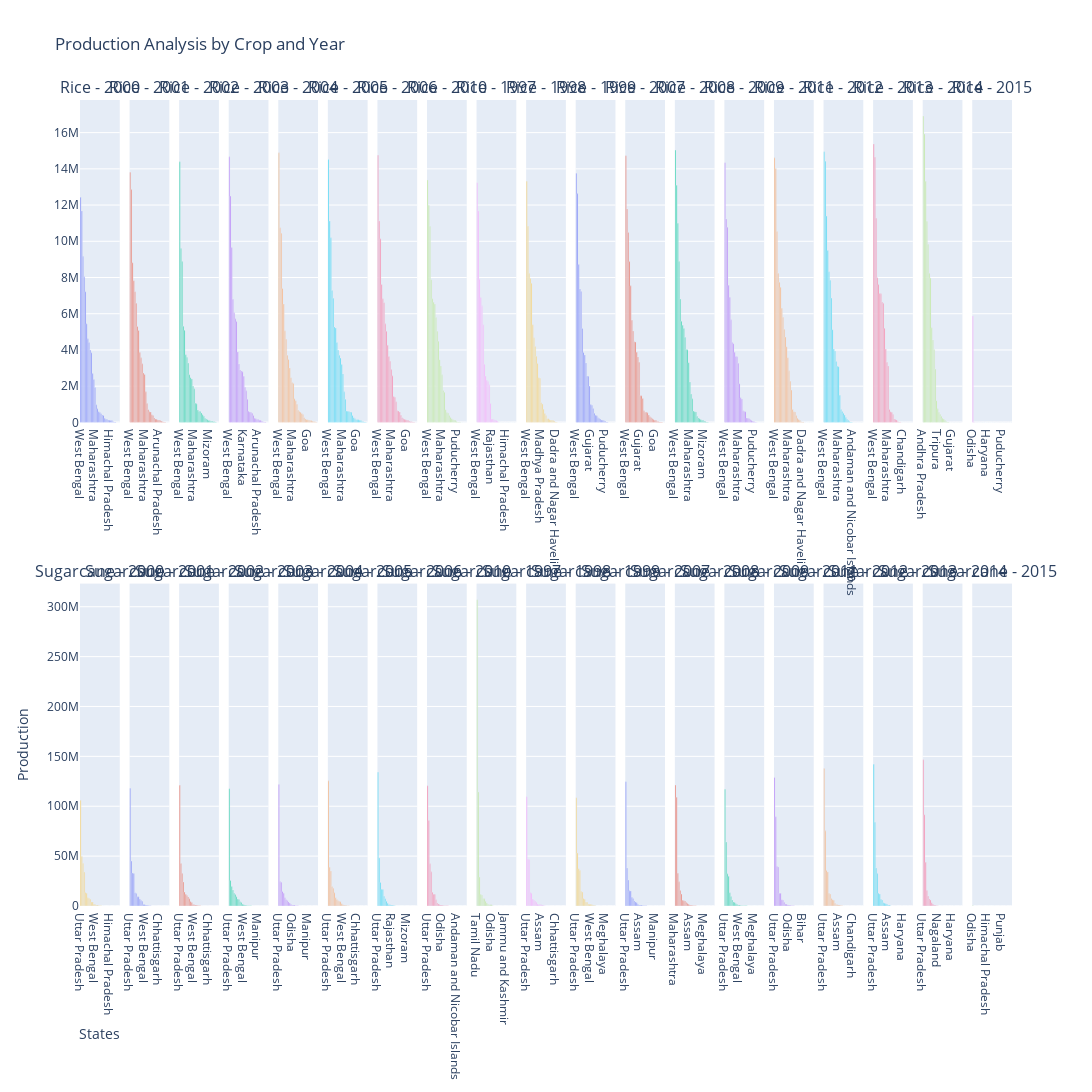

Notebook code for this chart:
### Code cell
fig = make_subplots(rows=len(crops_to_be_analysed), cols=len(years), 
                    subplot_titles=[f'{crop} - {year}' for crop in crops_to_be_analysed for year in years],
                    shared_yaxes=True, vertical_spacing=0.2, 
                    )  


for i, crop in enumerate(crops_to_be_analysed):
    for j, year in enumerate(years):
        pro = []
        state_pro_dict = {}  
        
        for state in states:
           
            subset = df[(df['Crop'] == crop) & (df['Crop_Year'] == year) & (df['State_Name'] == state)]
            
            production_sum = subset['Production'].sum()
            state_pro_dict[state] = production_sum
        
      
        sorted_states = sorted(state_pro_dict, key=lambda k: state_pro_dict[k], reverse=True)
        sorted_pro = [state_pro_dict[state] for state in sorted_states]
        
      
        fig.add_trace(go.Bar(x=sorted_states, y=sorted_pro, name=f'{crop} - {year}'), row=i+1, col=j+1)


fig.update_layout(title='Production Analysis by Crop and Year',
                  height=1500, width=5000, showlegend=False)


fig.update_xaxes(title_text='States', row=len(crops_to_be_analysed), col=1)
fig.update_yaxes(title_text='Production', row=int(len(crops_to_be_analysed)/2)+1, col=1)

# Show plot
fig.show()
